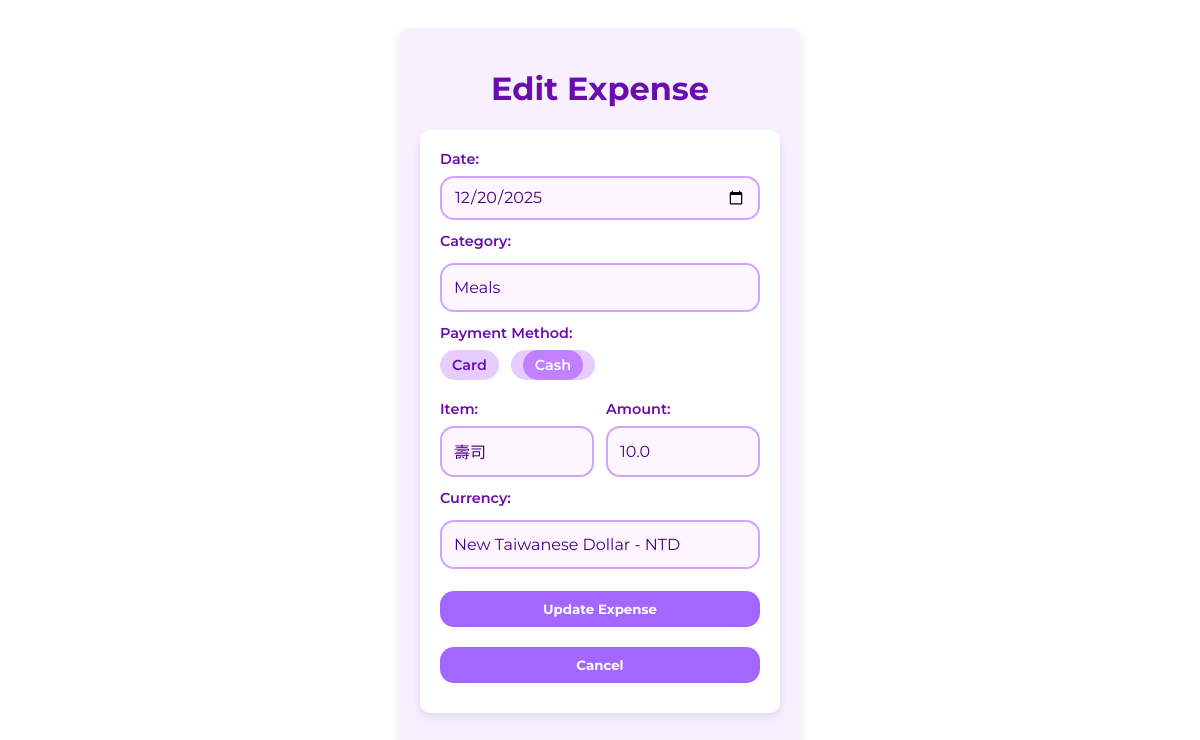
Screenshot of /editExpense/1/2?next=/newExpense with the database file from the repository.
### tables this page shows
CREATE TABLE expenses (
                     id INTEGER PRIMARY KEY, 
                     purchase_date TEXT,
                     item TEXT, 
                     amount REAL,
                     
                     currency_id INTEGER,
                     method_id INTEGER, 
                     category_id INTEGER,
                     trip_id INTEGER,
                  
                     FOREIGN KEY(currency_id) REFERENCES currencies(id),
                     FOREIGN KEY(method_id) REFERENCES paymentMethods(id),
                     FOREIGN KEY(category_id) REFERENCES categories(id),
                     FOREIGN KEY(trip_id) REFERENCES trips(id)
                    );

CREATE TABLE paymentMethods (
                id INTEGER PRIMARY KEY,
                method_name TEXT UNIQUE
            );

### app.py (the view, shortened to what this page needs)
@app.route('/editExpense/<int:trip_id>/<int:expense_id>', methods=['GET', 'POST'])
def editExpense(trip_id, expense_id):
    with sqlite3.connect(DB_FILE) as conn:
        conn.execute("PRAGMA foreign_keys = ON")
        c = conn.cursor()
        next_url = request.args.get('next')  # Get the next page from query string
        if not next_url:
            next_url = url_for('newExpense', trip_id=trip_id)
        errors = False
        expense_info = None
        new_purchase_date = ''
        new_category = ''
        new_payment_method = ''
        new_item = ''
        new_amount = ''
        new_currency = ''
        c.execute('SELECT * FROM categories ')
        categories_list = c.fetchall()
        c.execute('SELECT * FROM paymentMethods')
        paymentMethods_list = c.fetchall()
        c.execute('SELECT * FROM currencies')
        currencies_list = c.fetchall()
        if expense_id:
            c.execute('''
                SELECT e.purchase_date, ca.cat_name, p.method_name, e.item, e.amount, cu.code
                FROM expenses e
                JOIN categories ca ON e.category_id = ca.id
                JOIN paymentMethods p ON e.method_id = p.id
                JOIN currencies cu ON e.currency_id = cu.id

                WHERE e.id = ?
                AND trip_id = ?
            ''', (expense_id, trip_id))
            expense_info = c.fetchone()
        return render_template(
        'editExpense.html',
        trip_id=trip_id,
        next_url=next_url,
        categories_list=categories_list,
        paymentMethods_list=paymentMethods_list,
        currencies_list=currencies_list,
        entered_date=expense_info[0] if expense_info else '',
        entered_category=expense_info[1] if expense_info else '',
        entered_paymentMethod=expense_info[2] if expense_info else '',
        entered_item=expense_info[3] if expense_info else '',
        entered_amount_str=expense_info[4] if expense_info else '',
        entered_currency=expense_info[5] if expense_info else ''
    )

### templates/editExpense.html (shortened to what this page needs)
<!DOCTYPE html>
<html lang="en">
    <head>
        <link rel="stylesheet" href="{{ url_for('static', filename='style.css') }}">
    </head>
    <body>
        <div class="container">
            <h1>Edit Expense</h1>
            <form method="POST" class="form-box" id="trip-form" novalidate>
                <label>Date:</label>
                <input type="date" name="purchase_date" class="input-field"
                        value="{{ entered_date|default('') }}">
                <label>Category:</label>
                <select name="category" class="input-field">
                    {% for category in categories_list %}
                    <option value="{{ category[1] }}"
                        {% if category[1] == entered_category|default('') %} selected {% endif %}>
                        {{ category[1]|title }}
                    </option>
                    {% endfor %}
                </select>
                <label>Payment Method:</label>
                <div class="payment-methods">
                    {% for paymentMethod in paymentMethods_list %}
                    <label class="payment-option">
                        <span>{{ paymentMethod[1]|title }}</span>
                    </label>
                    {% endfor %}
                </div>
                <div class="item-amount-group">
                    <div class="field">
                        <label>Item:</label>
                        <input type="text" name="item" class="input-field"
                            value="{{ entered_item|default('') }}">
                    </div>
                    <div class="field">
                        <label>Amount:</label>
                        <input type="number" step="0.01" name="amount" class="input-field"
                            value="{{ entered_amount_str|default('') }}">
                    </div>
                </div>
                <label>Currency:</label>
                <select name="currency" class="input-field">
                    {% for currency in currencies_list %}
                    <option name="currency" value="{{ currency[1] }}"
                        {% if currency[1] == entered_currency|default('') %} selected {% endif %}>
                        {{ currency[2] }} - {{ currency[1] }}
                    </option>
                    {% endfor %}
                </select>
                <button type="submit" class="btn btn-submit">Update Expense</button>
                <a href="{{ next_url }}">
                    <button type="button" class="btn btn-submit">Cancel</button>
                </a>
            </form>
        </div>
    </body>
</html>

### static/style.css (style rules this page uses)
* { box-sizing: border-box; }
body { background-color: #fff; font-family: 'Montserrat', sans-serif; color: #4B0082; display: flex; justify-content: center; padding: 20px; }
button, input, select, textarea { font-family: inherit; }
.container { width: 100%; max-width: 400px; background-color: #f8f0ff; padding: 20px; border-radius: 8px; box-shadow: 0 4px 10px rgba(0, 0, 0, 0.1); box-sizing: border-box; }
h1 { text-align: center; color: #6a0dad; }
.form-box { display: flex; flex-direction: column; margin-bottom: 20px; }
label { margin-bottom: 10px; display: block; width: 100%; }
input, select { border-radius: 8px; border: 1px solid #ccc; }
select { padding: 8px; margin-top: 5px; }
.input-field, select.input-field { width: 100%; padding: 14px 12px; font-size: 1em; border-radius: 14px; border: 2px solid #d1a3ff; background-color: #fdf6ff; color: #4B0082; box-sizing: border-box; }
select.input-field { appearance: none; -webkit-appearance: none; -moz-appearance: none; }
.input-field::placeholder { color: #b28cff; }
.form-box label { font-size: 0.9em; font-weight: 600; color: #6a0dad; margin-bottom: 8px; }
.form-box label + select, .form-box label + input { margin-bottom: 12px; }
.form-box { background-color: #fff; padding: 20px; border-radius: 10px; box-shadow: 0 4px 10px rgba(0,0,0,0.1); max-width: 500px; margin: 20px auto; }
input[type="date"] { width: 100%; max-width: 100%; min-width: 0; box-sizing: border-box; appearance: none; -webkit-appearance: none; -moz-appearance: none; display: block; }
input[type="date"].input-field { height: 44px; line-height: 1.2; }
.payment-methods { display: flex; gap: 12px; flex-wrap: wrap; margin-bottom: 12px; }
.payment-option { width: auto; display: block; align-items: center; cursor: pointer; background-color: #e6ccff; padding: 6px 12px; border-radius: 20px; transition: background-color 0.2s; }
.payment-option span { pointer-events: none; }
.payment-option input:checked + span { background-color: #c080ff; color: white; padding: 6px 12px; border-radius: 20px; }
.item-amount-group { display: flex; gap: 12px; flex-wrap: wrap; }
.item-amount-group .field { flex: 1; }
.btn { background-color: #a366ff; color: white; border: none; padding: 10px 18px; margin: 10px 0; border-radius: 14px; cursor: pointer; font-weight: bold; text-decoration: none; white-space: nowrap; text-align: center; display: inline-block; }
.btn-submit { width: 100%; }

### rows the page displays
expenses: purchase_date "12/20/2025", item "壽司", amount "10.0"
paymentMethods: method_name "Card"
paymentMethods: method_name "Cash"

### other values shown
form field category "Meals"
form field currency "New Taiwanese Dollar - NTD"
